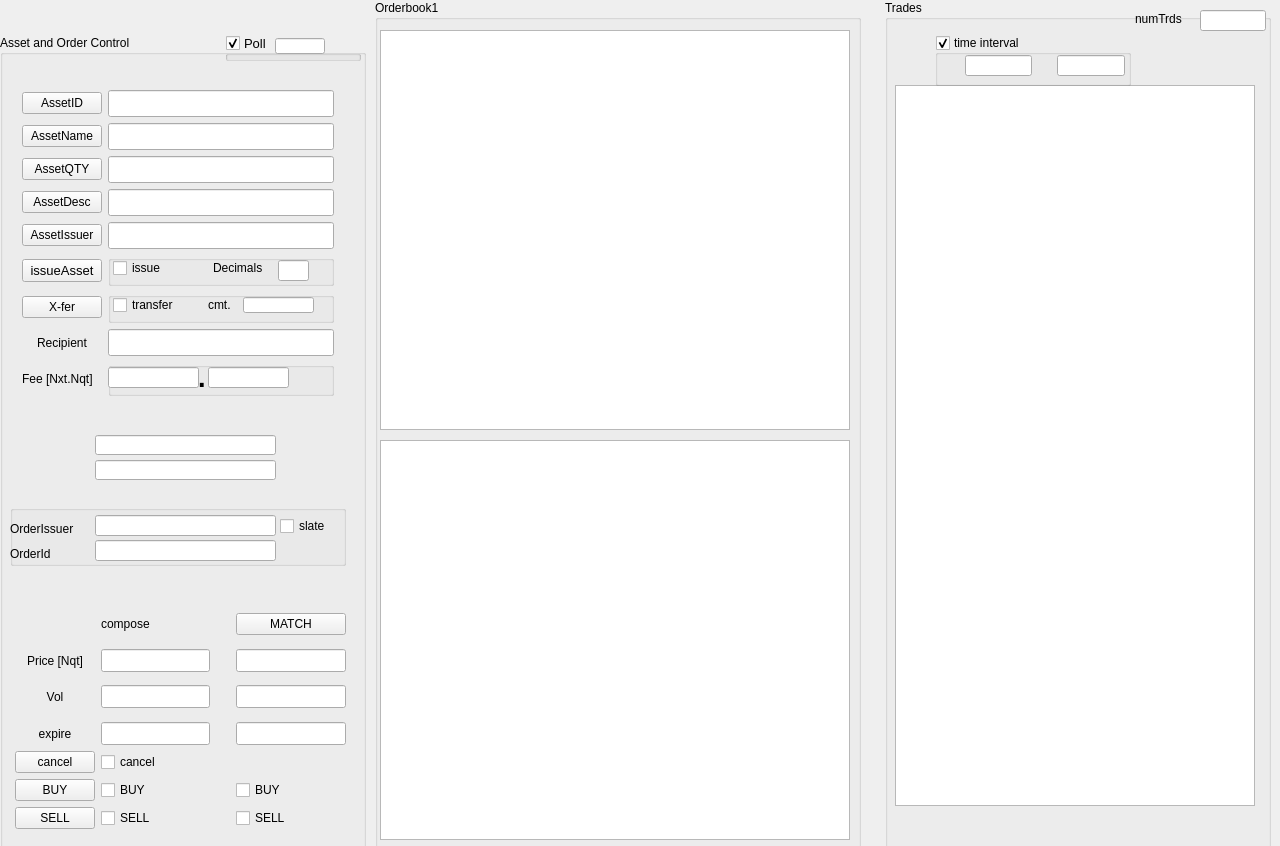
<?xml version="1.0" encoding="UTF-8"?>
<ui version="4.0">
 <class>MainWindow</class>
 <widget class="QMainWindow" name="MainWindow">
  <property name="geometry">
   <rect>
    <x>0</x>
    <y>0</y>
    <width>1280</width>
    <height>846</height>
   </rect>
  </property>
  <property name="sizePolicy">
   <sizepolicy hsizetype="Fixed" vsizetype="Fixed">
    <horstretch>0</horstretch>
    <verstretch>0</verstretch>
   </sizepolicy>
  </property>
  <property name="minimumSize">
   <size>
    <width>10</width>
    <height>10</height>
   </size>
  </property>
  <property name="maximumSize">
   <size>
    <width>1280</width>
    <height>880</height>
   </size>
  </property>
  <property name="windowTitle">
   <string>NxtPowerTools Order Book</string>
  </property>
  <widget class="QWidget" name="centralwidget">
   <widget class="QGroupBox" name="gb_AssetOrderCtrl">
    <property name="geometry">
     <rect>
      <x>0</x>
      <y>35</y>
      <width>366</width>
      <height>816</height>
     </rect>
    </property>
    <property name="title">
     <string>Asset and Order Control</string>
    </property>
    <property name="checkable">
     <bool>false</bool>
    </property>
    <widget class="QWidget" name="gridLayoutWidget_2">
     <property name="geometry">
      <rect>
       <x>20</x>
       <y>50</y>
       <width>316</width>
       <height>319</height>
      </rect>
     </property>
     <layout class="QGridLayout" name="gridLayout_asset" columnstretch="0,0">
      <property name="sizeConstraint">
       <enum>QLayout::SetNoConstraint</enum>
      </property>
      <property name="leftMargin">
       <number>2</number>
      </property>
      <property name="topMargin">
       <number>5</number>
      </property>
      <property name="rightMargin">
       <number>2</number>
      </property>
      <property name="bottomMargin">
       <number>8</number>
      </property>
      <property name="verticalSpacing">
       <number>6</number>
      </property>
      <item row="7" column="0">
       <widget class="QPushButton" name="pb_XferAsset">
        <property name="text">
         <string>X-fer</string>
        </property>
       </widget>
      </item>
      <item row="0" column="0">
       <widget class="QPushButton" name="pb_AssetID">
        <property name="text">
         <string>AssetID</string>
        </property>
       </widget>
      </item>
      <item row="8" column="1">
       <widget class="QLineEdit" name="lineEdit_recipient">
        <property name="font">
         <font>
          <pointsize>12</pointsize>
          <weight>50</weight>
          <bold>false</bold>
         </font>
        </property>
        <property name="maxLength">
         <number>2000</number>
        </property>
       </widget>
      </item>
      <item row="9" column="1">
       <widget class="QGroupBox" name="groupBox_3">
        <property name="title">
         <string/>
        </property>
        <widget class="QLineEdit" name="lineEdit_feeNxt">
         <property name="geometry">
          <rect>
           <x>0</x>
           <y>5</y>
           <width>91</width>
           <height>21</height>
          </rect>
         </property>
         <property name="font">
          <font>
           <pointsize>10</pointsize>
           <weight>50</weight>
           <bold>false</bold>
          </font>
         </property>
        </widget>
        <widget class="QLineEdit" name="lineEdit_feeNqt">
         <property name="geometry">
          <rect>
           <x>100</x>
           <y>5</y>
           <width>81</width>
           <height>21</height>
          </rect>
         </property>
         <property name="font">
          <font>
           <pointsize>10</pointsize>
           <weight>50</weight>
           <bold>false</bold>
          </font>
         </property>
        </widget>
        <widget class="QLabel" name="label_dot">
         <property name="geometry">
          <rect>
           <x>90</x>
           <y>5</y>
           <width>11</width>
           <height>21</height>
          </rect>
         </property>
         <property name="font">
          <font>
           <pointsize>20</pointsize>
           <weight>75</weight>
           <bold>true</bold>
          </font>
         </property>
         <property name="text">
          <string>.</string>
         </property>
        </widget>
       </widget>
      </item>
      <item row="9" column="0">
       <widget class="QLabel" name="label_2">
        <property name="text">
         <string>Fee [Nxt.Nqt]</string>
        </property>
       </widget>
      </item>
      <item row="3" column="1">
       <widget class="QLineEdit" name="lineEdit_assetDesc">
        <property name="font">
         <font>
          <pointsize>12</pointsize>
          <weight>50</weight>
          <bold>false</bold>
         </font>
        </property>
        <property name="maxLength">
         <number>200</number>
        </property>
       </widget>
      </item>
      <item row="2" column="0">
       <widget class="QPushButton" name="pb_AssetQTY">
        <property name="text">
         <string>AssetQTY</string>
        </property>
       </widget>
      </item>
      <item row="3" column="0">
       <widget class="QPushButton" name="pb_AssetDesc">
        <property name="text">
         <string>AssetDesc</string>
        </property>
       </widget>
      </item>
      <item row="6" column="0">
       <widget class="QPushButton" name="pb_issueAsset">
        <property name="font">
         <font>
          <pointsize>10</pointsize>
          <weight>50</weight>
          <bold>false</bold>
         </font>
        </property>
        <property name="text">
         <string>issueAsset</string>
        </property>
       </widget>
      </item>
      <item row="5" column="0">
       <widget class="QPushButton" name="pb_AssetIssuer">
        <property name="text">
         <string>AssetIssuer</string>
        </property>
       </widget>
      </item>
      <item row="0" column="1">
       <widget class="QLineEdit" name="lineEdit_assetID">
        <property name="font">
         <font>
          <pointsize>12</pointsize>
          <weight>50</weight>
          <bold>false</bold>
         </font>
        </property>
        <property name="maxLength">
         <number>200</number>
        </property>
       </widget>
      </item>
      <item row="8" column="0">
       <widget class="QLabel" name="label_recipient">
        <property name="text">
         <string>Recipient</string>
        </property>
        <property name="alignment">
         <set>Qt::AlignCenter</set>
        </property>
       </widget>
      </item>
      <item row="5" column="1">
       <widget class="QLineEdit" name="lineEdit_assetIssuer">
        <property name="font">
         <font>
          <pointsize>12</pointsize>
          <weight>50</weight>
          <bold>false</bold>
         </font>
        </property>
        <property name="maxLength">
         <number>200</number>
        </property>
       </widget>
      </item>
      <item row="2" column="1">
       <widget class="QLineEdit" name="lineEdit_assetQTY">
        <property name="font">
         <font>
          <pointsize>12</pointsize>
          <weight>50</weight>
          <bold>false</bold>
         </font>
        </property>
        <property name="maxLength">
         <number>200</number>
        </property>
       </widget>
      </item>
      <item row="1" column="0">
       <widget class="QPushButton" name="pb_AssetName">
        <property name="text">
         <string>AssetName</string>
        </property>
       </widget>
      </item>
      <item row="1" column="1">
       <widget class="QLineEdit" name="lineEdit_assetName">
        <property name="font">
         <font>
          <pointsize>12</pointsize>
          <weight>75</weight>
          <bold>true</bold>
         </font>
        </property>
        <property name="maxLength">
         <number>200</number>
        </property>
       </widget>
      </item>
      <item row="6" column="1">
       <widget class="QGroupBox" name="gb_issue">
        <property name="title">
         <string/>
        </property>
        <widget class="QCheckBox" name="cb_issueAsset">
         <property name="geometry">
          <rect>
           <x>5</x>
           <y>0</y>
           <width>66</width>
           <height>26</height>
          </rect>
         </property>
         <property name="text">
          <string>issue</string>
         </property>
        </widget>
        <widget class="QLineEdit" name="lineEdit_dec">
         <property name="geometry">
          <rect>
           <x>170</x>
           <y>5</y>
           <width>31</width>
           <height>21</height>
          </rect>
         </property>
        </widget>
        <widget class="QLabel" name="label">
         <property name="geometry">
          <rect>
           <x>105</x>
           <y>5</y>
           <width>66</width>
           <height>16</height>
          </rect>
         </property>
         <property name="text">
          <string>Decimals</string>
         </property>
        </widget>
       </widget>
      </item>
      <item row="7" column="1">
       <widget class="QGroupBox" name="gb_Xfer">
        <property name="title">
         <string/>
        </property>
        <widget class="QCheckBox" name="cb_Xfer">
         <property name="geometry">
          <rect>
           <x>5</x>
           <y>0</y>
           <width>86</width>
           <height>26</height>
          </rect>
         </property>
         <property name="text">
          <string>transfer</string>
         </property>
        </widget>
        <widget class="QLineEdit" name="lineEdit_XferComment">
         <property name="geometry">
          <rect>
           <x>135</x>
           <y>5</y>
           <width>71</width>
           <height>16</height>
          </rect>
         </property>
        </widget>
        <widget class="QLabel" name="label_comment">
         <property name="geometry">
          <rect>
           <x>100</x>
           <y>5</y>
           <width>36</width>
           <height>16</height>
          </rect>
         </property>
         <property name="text">
          <string>cmt.</string>
         </property>
        </widget>
       </widget>
      </item>
     </layout>
    </widget>
    <widget class="QWidget" name="gridLayoutWidget_7">
     <property name="geometry">
      <rect>
       <x>15</x>
       <y>570</y>
       <width>331</width>
       <height>224</height>
      </rect>
     </property>
     <layout class="QGridLayout" name="gridLayout_orders">
      <item row="5" column="2">
       <spacer name="verticalSpacer_2">
        <property name="orientation">
         <enum>Qt::Vertical</enum>
        </property>
        <property name="sizeHint" stdset="0">
         <size>
          <width>20</width>
          <height>40</height>
         </size>
        </property>
       </spacer>
      </item>
      <item row="3" column="0">
       <spacer name="verticalSpacer">
        <property name="orientation">
         <enum>Qt::Vertical</enum>
        </property>
        <property name="sizeHint" stdset="0">
         <size>
          <width>20</width>
          <height>40</height>
         </size>
        </property>
       </spacer>
      </item>
      <item row="4" column="0">
       <widget class="QLabel" name="label_Price">
        <property name="text">
         <string>Price [Nqt]</string>
        </property>
        <property name="alignment">
         <set>Qt::AlignCenter</set>
        </property>
       </widget>
      </item>
      <item row="9" column="1">
       <widget class="QCheckBox" name="cb_bidOrder">
        <property name="text">
         <string>BUY</string>
        </property>
       </widget>
      </item>
      <item row="7" column="0">
       <widget class="QLabel" name="label_expire">
        <property name="text">
         <string>expire</string>
        </property>
        <property name="alignment">
         <set>Qt::AlignCenter</set>
        </property>
       </widget>
      </item>
      <item row="10" column="0">
       <widget class="QPushButton" name="pb_placeAsk">
        <property name="text">
         <string>SELL</string>
        </property>
       </widget>
      </item>
      <item row="5" column="0">
       <widget class="QLabel" name="label_Vol">
        <property name="text">
         <string>Vol</string>
        </property>
        <property name="alignment">
         <set>Qt::AlignCenter</set>
        </property>
       </widget>
      </item>
      <item row="8" column="0">
       <widget class="QPushButton" name="pb_cancelOrder">
        <property name="text">
         <string>cancel</string>
        </property>
       </widget>
      </item>
      <item row="10" column="1">
       <widget class="QCheckBox" name="cb_askOrder">
        <property name="text">
         <string>SELL</string>
        </property>
       </widget>
      </item>
      <item row="9" column="0">
       <widget class="QPushButton" name="pb_placeBid">
        <property name="text">
         <string>BUY</string>
        </property>
       </widget>
      </item>
      <item row="5" column="3">
       <widget class="QLineEdit" name="lineEdit_Vol2">
        <property name="font">
         <font>
          <pointsize>10</pointsize>
          <weight>50</weight>
          <bold>false</bold>
         </font>
        </property>
        <property name="maxLength">
         <number>200</number>
        </property>
       </widget>
      </item>
      <item row="3" column="3">
       <widget class="QPushButton" name="pb_matchOrder">
        <property name="text">
         <string>MATCH</string>
        </property>
       </widget>
      </item>
      <item row="8" column="1">
       <widget class="QCheckBox" name="cb_cancelOrder">
        <property name="text">
         <string>cancel</string>
        </property>
       </widget>
      </item>
      <item row="7" column="1">
       <widget class="QLineEdit" name="lineEdit_expire">
        <property name="font">
         <font>
          <pointsize>10</pointsize>
          <weight>50</weight>
          <bold>false</bold>
         </font>
        </property>
        <property name="maxLength">
         <number>300</number>
        </property>
       </widget>
      </item>
      <item row="5" column="1">
       <widget class="QLineEdit" name="lineEdit_Vol">
        <property name="font">
         <font>
          <pointsize>10</pointsize>
          <weight>50</weight>
          <bold>false</bold>
         </font>
        </property>
        <property name="inputMethodHints">
         <set>Qt::ImhNone</set>
        </property>
        <property name="maxLength">
         <number>200</number>
        </property>
        <property name="echoMode">
         <enum>QLineEdit::Normal</enum>
        </property>
       </widget>
      </item>
      <item row="4" column="1">
       <widget class="QLineEdit" name="lineEdit_price">
        <property name="font">
         <font>
          <pointsize>10</pointsize>
          <weight>50</weight>
          <bold>false</bold>
         </font>
        </property>
        <property name="maxLength">
         <number>200</number>
        </property>
       </widget>
      </item>
      <item row="3" column="1">
       <widget class="QLabel" name="label_composeOrder">
        <property name="text">
         <string>compose</string>
        </property>
       </widget>
      </item>
      <item row="4" column="3">
       <widget class="QLineEdit" name="lineEdit_price2">
        <property name="font">
         <font>
          <pointsize>10</pointsize>
          <weight>50</weight>
          <bold>false</bold>
         </font>
        </property>
        <property name="maxLength">
         <number>200</number>
        </property>
       </widget>
      </item>
      <item row="7" column="3">
       <widget class="QLineEdit" name="lineEdit_expire2">
        <property name="font">
         <font>
          <pointsize>10</pointsize>
         </font>
        </property>
        <property name="maxLength">
         <number>300</number>
        </property>
       </widget>
      </item>
      <item row="9" column="3">
       <widget class="QCheckBox" name="cb_bidOrder2">
        <property name="text">
         <string>BUY</string>
        </property>
       </widget>
      </item>
      <item row="10" column="3">
       <widget class="QCheckBox" name="cb_askOrder2">
        <property name="text">
         <string>SELL</string>
        </property>
       </widget>
      </item>
     </layout>
    </widget>
    <widget class="QGroupBox" name="groupBox_orderSlate">
     <property name="geometry">
      <rect>
       <x>10</x>
       <y>470</y>
       <width>336</width>
       <height>61</height>
      </rect>
     </property>
     <property name="title">
      <string/>
     </property>
     <widget class="QCheckBox" name="cb_oIss">
      <property name="geometry">
       <rect>
        <x>270</x>
        <y>10</y>
        <width>61</width>
        <height>22</height>
       </rect>
      </property>
      <property name="text">
       <string>slate</string>
      </property>
     </widget>
     <widget class="QLineEdit" name="lineEdit_orderIss">
      <property name="geometry">
       <rect>
        <x>85</x>
        <y>10</y>
        <width>181</width>
        <height>21</height>
       </rect>
      </property>
      <property name="font">
       <font>
        <pointsize>10</pointsize>
        <weight>50</weight>
        <bold>false</bold>
       </font>
      </property>
      <property name="maxLength">
       <number>200</number>
      </property>
     </widget>
     <widget class="QLabel" name="label_OrderId">
      <property name="geometry">
       <rect>
        <x>0</x>
        <y>40</y>
        <width>70</width>
        <height>17</height>
       </rect>
      </property>
      <property name="text">
       <string>OrderId</string>
      </property>
     </widget>
     <widget class="QLineEdit" name="lineEdit_orderId">
      <property name="geometry">
       <rect>
        <x>85</x>
        <y>35</y>
        <width>181</width>
        <height>21</height>
       </rect>
      </property>
      <property name="font">
       <font>
        <pointsize>10</pointsize>
        <weight>50</weight>
        <bold>false</bold>
       </font>
      </property>
      <property name="maxLength">
       <number>200</number>
      </property>
     </widget>
     <widget class="QLabel" name="label_OrderIssuer">
      <property name="geometry">
       <rect>
        <x>0</x>
        <y>15</y>
        <width>81</width>
        <height>17</height>
       </rect>
      </property>
      <property name="text">
       <string>OrderIssuer</string>
      </property>
     </widget>
    </widget>
    <widget class="KLed" name="kled_conf3">
     <property name="geometry">
      <rect>
       <x>20</x>
       <y>395</y>
       <width>51</width>
       <height>51</height>
      </rect>
     </property>
     <property name="color">
      <color>
       <red>0</red>
       <green>10</green>
       <blue>250</blue>
      </color>
     </property>
    </widget>
    <widget class="QLineEdit" name="lineEdit_serverReply1">
     <property name="geometry">
      <rect>
       <x>95</x>
       <y>400</y>
       <width>181</width>
       <height>20</height>
      </rect>
     </property>
     <property name="font">
      <font>
       <pointsize>10</pointsize>
       <weight>50</weight>
       <bold>false</bold>
      </font>
     </property>
     <property name="maxLength">
      <number>200</number>
     </property>
    </widget>
    <widget class="QLineEdit" name="lineEdit_serverReply2">
     <property name="geometry">
      <rect>
       <x>95</x>
       <y>425</y>
       <width>181</width>
       <height>20</height>
      </rect>
     </property>
     <property name="font">
      <font>
       <pointsize>10</pointsize>
       <weight>50</weight>
       <bold>false</bold>
      </font>
     </property>
     <property name="maxLength">
      <number>200</number>
     </property>
    </widget>
    <widget class="QGroupBox" name="gb_poll3">
     <property name="geometry">
      <rect>
       <x>225</x>
       <y>0</y>
       <width>136</width>
       <height>26</height>
      </rect>
     </property>
     <property name="font">
      <font>
       <pointsize>10</pointsize>
      </font>
     </property>
     <property name="title">
      <string>Poll</string>
     </property>
     <property name="checkable">
      <bool>true</bool>
     </property>
     <widget class="QLineEdit" name="lineEdit_pollTimer3">
      <property name="geometry">
       <rect>
        <x>50</x>
        <y>3</y>
        <width>50</width>
        <height>16</height>
       </rect>
      </property>
      <property name="font">
       <font>
        <pointsize>10</pointsize>
       </font>
      </property>
      <property name="maxLength">
       <number>200</number>
      </property>
     </widget>
     <widget class="KLed" name="kled_poll3">
      <property name="geometry">
       <rect>
        <x>105</x>
        <y>0</y>
        <width>26</width>
        <height>21</height>
       </rect>
      </property>
      <property name="color">
       <color>
        <red>0</red>
        <green>10</green>
        <blue>250</blue>
       </color>
      </property>
     </widget>
    </widget>
   </widget>
   <widget class="QGroupBox" name="groupBox_6">
    <property name="geometry">
     <rect>
      <x>375</x>
      <y>0</y>
      <width>486</width>
      <height>870</height>
     </rect>
    </property>
    <property name="title">
     <string>Orderbook1</string>
    </property>
    <widget class="QTableView" name="tv_allAssAskOrders">
     <property name="geometry">
      <rect>
       <x>5</x>
       <y>30</y>
       <width>470</width>
       <height>400</height>
      </rect>
     </property>
     <property name="font">
      <font>
       <pointsize>10</pointsize>
      </font>
     </property>
    </widget>
    <widget class="QTableView" name="tv_allAssBidOrders">
     <property name="geometry">
      <rect>
       <x>5</x>
       <y>440</y>
       <width>470</width>
       <height>400</height>
      </rect>
     </property>
     <property name="font">
      <font>
       <pointsize>10</pointsize>
      </font>
     </property>
    </widget>
   </widget>
   <widget class="QGroupBox" name="gb_tradeFilters">
    <property name="geometry">
     <rect>
      <x>885</x>
      <y>0</y>
      <width>386</width>
      <height>856</height>
     </rect>
    </property>
    <property name="title">
     <string>Trades</string>
    </property>
    <property name="flat">
     <bool>true</bool>
    </property>
    <property name="checkable">
     <bool>false</bool>
    </property>
    <widget class="QLabel" name="label_3">
     <property name="geometry">
      <rect>
       <x>250</x>
       <y>10</y>
       <width>66</width>
       <height>17</height>
      </rect>
     </property>
     <property name="text">
      <string>numTrds</string>
     </property>
    </widget>
    <widget class="QLineEdit" name="lineEdit_numTrd">
     <property name="geometry">
      <rect>
       <x>315</x>
       <y>10</y>
       <width>66</width>
       <height>21</height>
      </rect>
     </property>
    </widget>
    <widget class="QTableView" name="tv_trades1">
     <property name="geometry">
      <rect>
       <x>10</x>
       <y>85</y>
       <width>360</width>
       <height>721</height>
      </rect>
     </property>
     <property name="font">
      <font>
       <pointsize>10</pointsize>
      </font>
     </property>
    </widget>
    <widget class="QGroupBox" name="gb_timeInterval">
     <property name="geometry">
      <rect>
       <x>50</x>
       <y>35</y>
       <width>196</width>
       <height>51</height>
      </rect>
     </property>
     <property name="title">
      <string>time interval</string>
     </property>
     <property name="checkable">
      <bool>true</bool>
     </property>
     <widget class="QWidget" name="gridLayoutWidget_3">
      <property name="geometry">
       <rect>
        <x>30</x>
        <y>20</y>
        <width>160</width>
        <height>21</height>
       </rect>
      </property>
      <layout class="QGridLayout" name="gridLayout_2">
       <property name="horizontalSpacing">
        <number>25</number>
       </property>
       <item row="0" column="0">
        <widget class="QLineEdit" name="lineEdit_tradesStart">
         <property name="font">
          <font>
           <pointsize>10</pointsize>
          </font>
         </property>
        </widget>
       </item>
       <item row="0" column="1">
        <widget class="QLineEdit" name="lineEdit_tradesStop">
         <property name="font">
          <font>
           <pointsize>10</pointsize>
           <weight>75</weight>
           <bold>true</bold>
          </font>
         </property>
        </widget>
       </item>
      </layout>
     </widget>
    </widget>
   </widget>
  </widget>
  <action name="actionMenu">
   <property name="text">
    <string>nxTrading</string>
   </property>
  </action>
 </widget>
 <customwidgets>
  <customwidget>
   <class>KLed</class>
   <extends>QWidget</extends>
   <header>kled.h</header>
  </customwidget>
 </customwidgets>
 <resources/>
 <connections/>
</ui>
